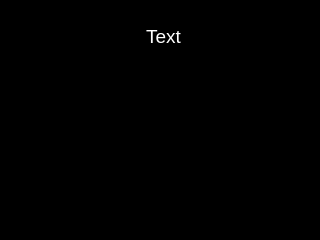
<?xml version="1.0" encoding="UTF-8"?>
<ui version="4.0">
 <class>Clock</class>
 <widget class="QWidget" name="Clock">
  <property name="geometry">
   <rect>
    <x>0</x>
    <y>0</y>
    <width>320</width>
    <height>240</height>
   </rect>
  </property>
  <property name="palette">
   <palette>
    <active>
     <colorrole role="WindowText">
      <brush brushstyle="SolidPattern">
       <color alpha="255">
        <red>255</red>
        <green>255</green>
        <blue>255</blue>
       </color>
      </brush>
     </colorrole>
     <colorrole role="Base">
      <brush brushstyle="SolidPattern">
       <color alpha="255">
        <red>255</red>
        <green>255</green>
        <blue>255</blue>
       </color>
      </brush>
     </colorrole>
     <colorrole role="Window">
      <brush brushstyle="SolidPattern">
       <color alpha="255">
        <red>0</red>
        <green>0</green>
        <blue>0</blue>
       </color>
      </brush>
     </colorrole>
    </active>
    <inactive>
     <colorrole role="WindowText">
      <brush brushstyle="SolidPattern">
       <color alpha="255">
        <red>255</red>
        <green>255</green>
        <blue>255</blue>
       </color>
      </brush>
     </colorrole>
     <colorrole role="Base">
      <brush brushstyle="SolidPattern">
       <color alpha="255">
        <red>255</red>
        <green>255</green>
        <blue>255</blue>
       </color>
      </brush>
     </colorrole>
     <colorrole role="Window">
      <brush brushstyle="SolidPattern">
       <color alpha="255">
        <red>0</red>
        <green>0</green>
        <blue>0</blue>
       </color>
      </brush>
     </colorrole>
    </inactive>
    <disabled>
     <colorrole role="WindowText">
      <brush brushstyle="SolidPattern">
       <color alpha="255">
        <red>149</red>
        <green>149</green>
        <blue>149</blue>
       </color>
      </brush>
     </colorrole>
     <colorrole role="Base">
      <brush brushstyle="SolidPattern">
       <color alpha="255">
        <red>0</red>
        <green>0</green>
        <blue>0</blue>
       </color>
      </brush>
     </colorrole>
     <colorrole role="Window">
      <brush brushstyle="SolidPattern">
       <color alpha="255">
        <red>0</red>
        <green>0</green>
        <blue>0</blue>
       </color>
      </brush>
     </colorrole>
    </disabled>
   </palette>
  </property>
  <property name="cursor">
   <cursorShape>BlankCursor</cursorShape>
  </property>
  <property name="windowTitle">
   <string>Form</string>
  </property>
  <property name="autoFillBackground">
   <bool>true</bool>
  </property>
  <widget class="QLabel" name="ssid">
   <property name="geometry">
    <rect>
     <x>23</x>
     <y>16</y>
     <width>281</width>
     <height>41</height>
    </rect>
   </property>
   <property name="font">
    <font>
     <pointsize>14</pointsize>
    </font>
   </property>
   <property name="text">
    <string>Text</string>
   </property>
   <property name="alignment">
    <set>Qt::AlignCenter</set>
   </property>
  </widget>
 </widget>
 <resources/>
 <connections/>
</ui>
